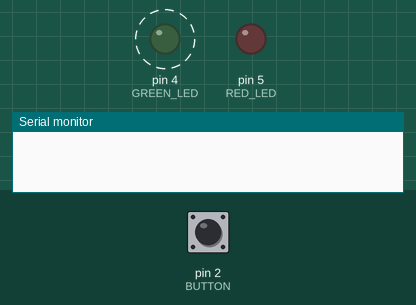
The sketch below on a simulated Arduino Uno, built with avr-gcc and run on an emulated ATmega328P. Parts: output pins drawn as LEDs (lit = HIGH), the last lines printed to the serial monitor. Dashed ring = blinking. Inputs (shaded band) come from the test bench; at power-on: pin 2 (BUTTON) LOW.

Above: at 1.2 s.
1.3 s: pin 2 (BUTTON) pulled HIGH for 0.15 s
At 2.7 s:
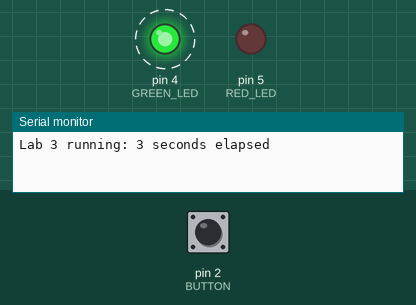
4.3 s: pin 2 (BUTTON) pulled HIGH for 1 s
At 4.8 s:
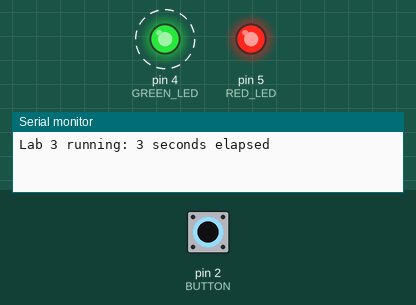
7.3 s: pin 2 (BUTTON) pulled HIGH for 3.2 s
At 12.7 s:
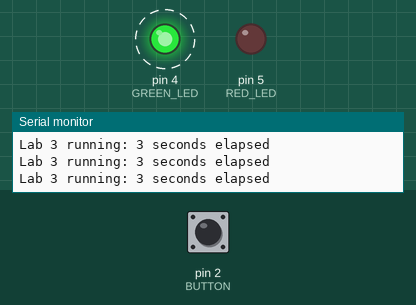
Timing chart, 0 to 18.0 s (numbered marks = the images above; inputs shaded):
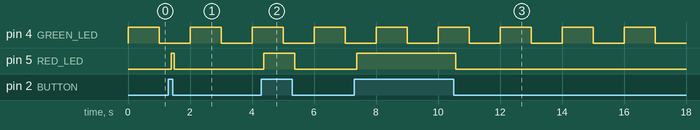

The sketch:

lab_03.ino
```cpp
#define GREEN_LED 4
#define RED_LED   5
#define BUTTON    2

volatile unsigned long gSeconds = 0;
volatile unsigned char gTick10Hz = 0;
unsigned long lastPrint = 0;

void setup() {
  pinMode(GREEN_LED, OUTPUT);
  pinMode(RED_LED, OUTPUT);
  pinMode(BUTTON, INPUT);

  Serial.begin(9600);

  cli();

  TCCR1A = 0;
  TCCR1B = 0;
  TCNT1 = 0;
  OCR1A = 62499;
  TCCR1B |= (1 << WGM12);
  TCCR1B |= (1 << CS12);
  TIMSK1 |= (1 << OCIE1A);

  TCCR2A = 0;
  TCCR2B = 0;
  TCNT2 = 0;
  OCR2A = 155;
  TCCR2A |= (1 << WGM21);
  TCCR2B |= (1 << CS22) | (1 << CS21) | (1 << CS20);
  TIMSK2 |= (1 << OCIE2A);

  sei();
}

ISR(TIMER1_COMPA_vect) {
  static unsigned char state = 0;
  state ^= 1;
  digitalWrite(GREEN_LED, state);
  gSeconds++;
}

ISR(TIMER2_COMPA_vect) {
  gTick10Hz++;
  if (gTick10Hz >= 10) {
    gTick10Hz = 0;
    if (digitalRead(BUTTON) == HIGH)
      digitalWrite(RED_LED, HIGH);
    else
      digitalWrite(RED_LED, LOW);
  }
}

void loop() {
  unsigned long now;
  cli();
  now = gSeconds;
  sei();

  if (now - lastPrint >= 3) {
    lastPrint = now;
    Serial.println("Lab 3 running: 3 seconds elapsed");
  }
}
```

Measured:
- after the input at 1.3 s, pin 5 (RED_LED): LOW → HIGH after 0.09 s, → LOW 0.10 s later
- after the input at 4.3 s, pin 5 (RED_LED): LOW → HIGH after 0.08 s, → LOW 1.0 s later
- after the input at 7.3 s, pin 5 (RED_LED): LOW → HIGH after 0.08 s, → LOW 3.2 s later
- by itself, pin 4 (GREEN_LED): alternates HIGH for 1.0 s and LOW for 1.0 s
